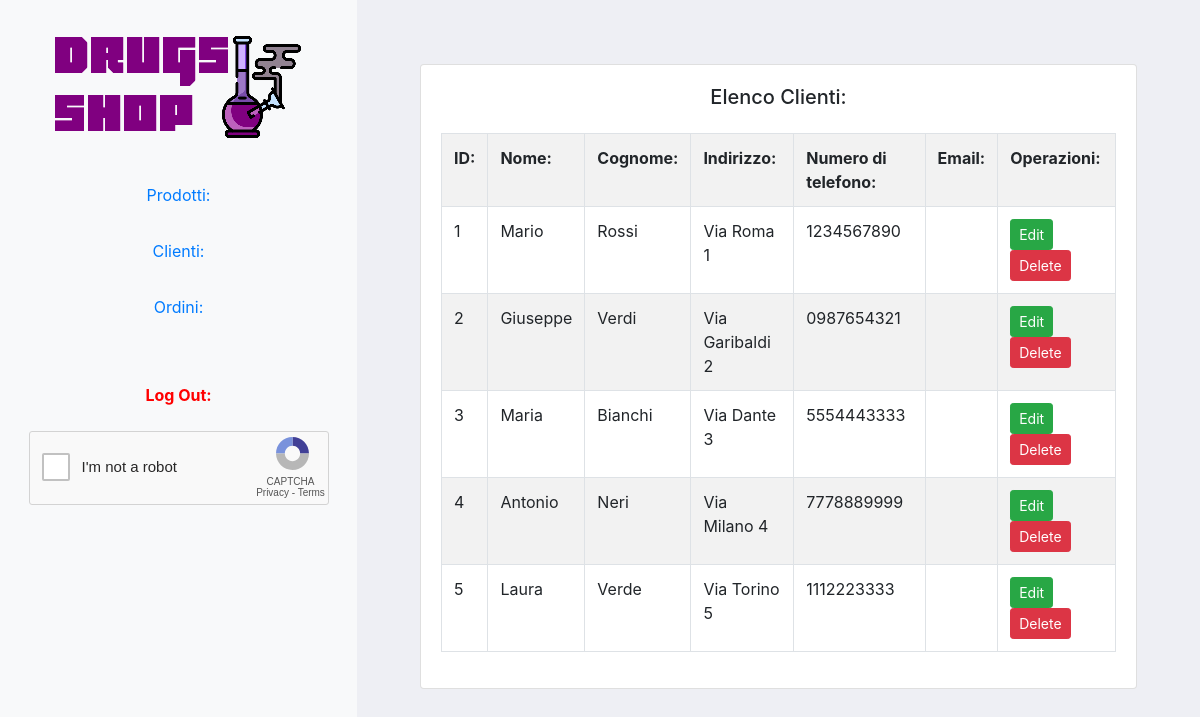
Screenshot of /dashboardClienti.php (signed in) with the database file from the repository.
### tables this page shows
CREATE TABLE `customers` (
  `Name` varchar(255) NOT NULL,
  `Surname` varchar(255) NOT NULL,
  `Address` varchar(255) NOT NULL,
  `PhoneNumber` char(10) NOT NULL,
  `email` varchar(255) DEFAULT NULL,
  `token` varchar(255) NOT NULL,
  `is_active` enum('0','1') NOT NULL,
  `password` varchar(255) NOT NULL,
  `ID` int(11) NOT NULL
);

### dashboardClienti.php (the view, shortened to what this page needs)
<!doctype html>
<html lang="en">
<head>
    <link rel="stylesheet" href="https://stackpath.bootstrapcdn.com/bootstrap/4.5.0/css/bootstrap.min.css">
    <link rel="stylesheet" href="./css/style.css">
    <link href="src/fakerecaptcha.css" rel="stylesheet">
</head>
<body>
    <?php
    include('config/db.php');
    if (isset($_SESSION['ID'])) {
        ?>
        <div class="container-fluid">
            <div class="row">
                <div class="col-sm-auto bg-light sticky-top">
                    <div class="d-flex flex-sm-column flex-row flex-nowrap bg-light align-items-center sticky-top">
                        <a href="./dashboardDipendente.php" class="d-block p-3 link-dark text-decoration-none" title=""
                            data-bs-toggle="tooltip" data-bs-placement="right">
                            <img src="LOGO2.png"></img>
                        </a>
                        <ul
                            class="nav nav-pills nav-flush flex-sm-column flex-row flex-nowrap mb-auto mx-auto text-center justify-content-between w-100 px-3 align-items-center">
                            <li class="nav-item">
                                <a href="./dashboardProdotti.php" class="nav-link py-3 px-2" title=""
                                    data-bs-toggle="tooltip" data-bs-placement="right">
                                    Prodotti:
                                </a>
                            </li>
                            <li>
                                <a href="./dashboardClienti.php" class="nav-link py-3 px-2" title="" data-bs-toggle="tooltip"
                                    data-bs-placement="right">
                                    Clienti:
                                </a>
                            </li>
                            <li>
                                <a href="./dashboardOrdini.php" class="nav-link py-3 px-2" title="" data-bs-toggle="tooltip"
                                    data-bs-placement="right">
                                    Ordini:
                                </a>
                            </li>
                        </ul>
                        <br><br>
                        <b style="color:red;">Log Out:</b>
                        <br>
                        <div class="fkrc-container fkrc">
                            <div id="fkrc-checkbox-window" class="fkrc-checkbox-window fkrc-m-p fkrc-block">
                                <div class="fkrc-checkbox-container fkrc-m-p">
                                    <button type="button" id="fkrc-checkbox"
                                        class="fkrc-checkbox fkrc-m-p fkrc-line-normal"></button>
                                </div>
                                <p class="fkrc-im-not-a-robot fkrc-m-p fkrc-line-normal">I'm not a robot</p>
                                <img src="images/captcha_logo.svg" class="fkrc-captcha-logo fkrc-line-normal" alt="">
                                <p class="fkrc-checkbox-desc fkrc-m-p fkrc-line-normal">CAPTCHA</p>
                                <p class="fkrc-checkbox-desc fkrc-m-p fkrc-line-normal">Privacy - Terms</p>
                            </div>
                        </div>
                    </div>
                </div>
                <div class="col py-3">
                    <div class="col p-5 min-vh-50">
                        <div class="d-flex justify-content-center">
                            <div class="card" style="width: 120rem">
                                <div class="card-body">
                                    <h5 class="card-title text-center mb-4">Elenco Clienti:</h5>
                                    <?php
                                    if ($queryPreparata = $connection->prepare("SELECT C.ID,C.Name,C.Surname,C.Address,C.PhoneNumber,C.email FROM customers C")) {
                                        if (!$queryPreparata->execute()) {
                                            echo "Impossibile eseguire la query: $connection->error";
                                        } else {
                                            $risultatoQuery = $queryPreparata->get_result()->fetch_all(MYSQLI_ASSOC);
                                            if (count($risultatoQuery) == 0) {
                                                echo "Nessun cliente trovato.";
                                            } else {
                                                echo "<div class=\"table-responsive\"><table class=\"table table-bordered table-hover table-striped\">";
                                                echo "<tr>";
                                                echo "<th>ID:</th><th>Nome:</th><th>Cognome:</th><th>Indirizzo:</th><th>Numero di telefono:</th><th>Email:</th><th>Operazioni:</th>";
                                                echo "</tr>";
                                                foreach ($risultatoQuery as $singolaTupla) {
                                                    echo "<tr>";
                                                    foreach ($singolaTupla as $attributo) {
                                                        echo "<td>$attributo</td>";
                                                    }
                                                    echo "<td>
                                                <form action=\"customer_edit.php\" method=\"POST\" class=\"d-inline\">
                                                    <button type=\"submit\" name=\"edit\" value=\"{$singolaTupla['ID']}\" class=\"btn btn-success btn-sm\">Edit</button>
                                                </form>
                                                <form action=\"customer_delete.php\" method=\"POST\" class=\"d-inline\">
                                                    <button type=\"submit\" name=\"delete\" value=\"{$singolaTupla['ID']}\" class=\"btn btn-danger btn-sm\">Delete</button>
                                                </form>
                                            </td>";
                                                    echo "</tr>";
                                                }
                                                echo "</table></div>";
                                            }
                                        }
                                    } else {
                                        echo "Impossibile eseguire la query: $connection->error";
                                    }
                                    ?>
                                </div>
                            </div>
                        </div>
                    </div>
                </div>
            </div>
        </div>
        <?php
    } else {
        echo "<div class='alert alert-danger email_alert'>
    Non sei loggato come dipendente.
</div>";
    }
    ?>
</body>
</html>

### css/style.css (style rules this page uses)
* { box-sizing: border-box; }
body { font-weight: 400; background-color: #EEEFF4; }
body, html, .App, .vertical-center { width: 100%; height: 100%; }

### src/fakerecaptcha.css (style rules this page uses)
.fkrc-container { font-family: 'Source Sans Pro', sans-serif; }
.fkrc-m-p { margin: 0; padding: 0; }
.fkrc-block { display:block; }
.fkrc-line-normal { line-height: normal; }
.fkrc-checkbox-window { height: 74px; width: 300px; background-color: #f9f9f9; border-radius: 3px; border: 1px solid #d3d3d3; }
.fkrc-checkbox-container { width: 28px; height: 28px; }
.fkrc-checkbox { position: relative; background-color: #fff; border-radius: 2px; height: 100%; width: 100%; border: 2px solid #c1c1c1; margin: 21px 0 0 12px; outline: none; font-family: Arial, Helvetica, sans-serif; transition: width 500ms, height 500ms, border-radius 500ms, margin-top 500ms, margin-left 500ms, opacity 700ms; }
.fkrc-im-not-a-robot { position: relative; left: 52px; bottom: 2px; font-size: 15px; color: #282727; }
.fkrc-captcha-logo { position: relative; left: 246px; bottom: 40px; width: 33px; height: 33px; vertical-align: baseline; }
.fkrc-checkbox-desc { color: #555555; position: relative; font-size: 10px; text-align: center; bottom: 41px; left: 112px; }

### rows the page displays
customers: ID "1", Name "Mario", Surname "Rossi", Address "Via Roma 1", PhoneNumber "1234567890"
customers: ID "2", Name "Giuseppe", Surname "Verdi", Address "Via Garibaldi 2", PhoneNumber "0987654321"
customers: ID "3", Name "Maria", Surname "Bianchi", Address "Via Dante 3", PhoneNumber "5554443333"
customers: ID "4", Name "Antonio", Surname "Neri", Address "Via Milano 4", PhoneNumber "7778889999"
customers: ID "5", Name "Laura", Surname "Verde", Address "Via Torino 5", PhoneNumber "1112223333"
